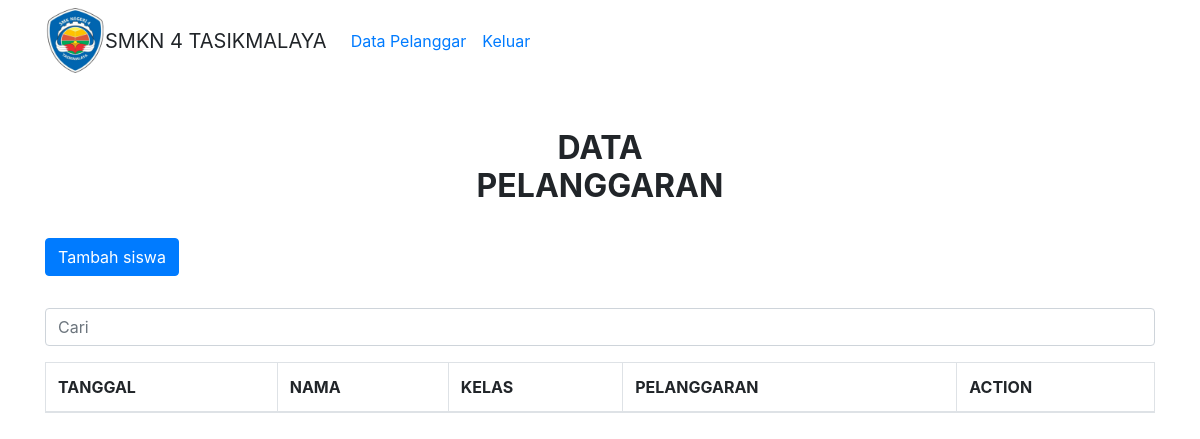
The page /pelanggar/ (signed in) on the database as committed earlier.
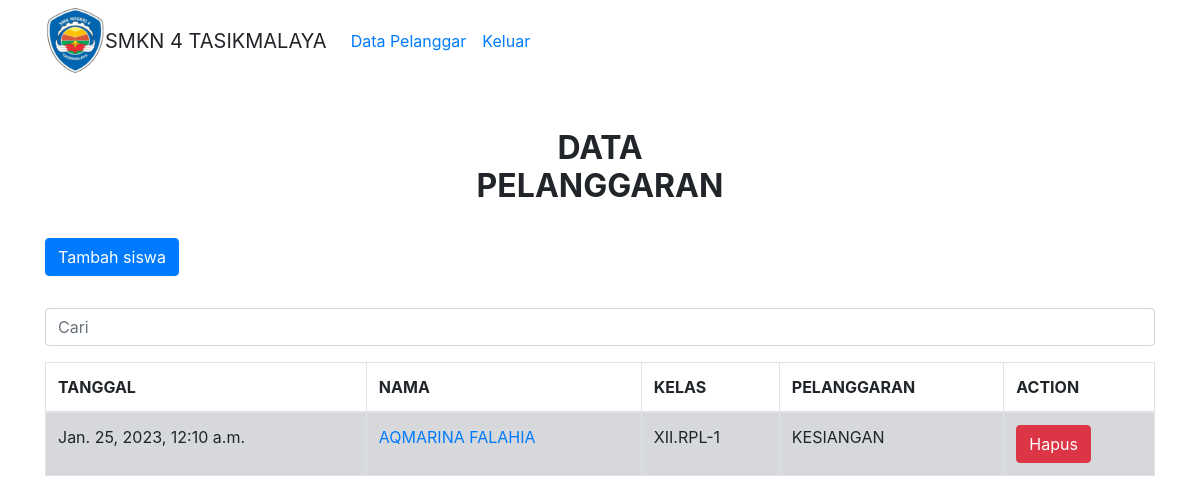
The same page on the database as committed later.
### pelanggaransiswa/models.py (models this page shows, shortened)
class Pelanggar(models.Model):
  tanggal = models.DateTimeField(auto_now=True)
  siswa = models.ForeignKey(Siswa, on_delete=models.CASCADE, null=True)
  pelanggaran = models.ForeignKey(Pelanggaran, on_delete=models.CASCADE, null=True)

class Siswa(models.Model):
  nis = models.CharField(max_length=10)
  nama = models.CharField(max_length=50)
  kelas_id = models.ForeignKey(Kelas, on_delete=models.CASCADE, null=True)
  def __str__(self):
    return self.nama

class Kelas(models.Model):
  nama = models.CharField(max_length=10)
  def __str__(self):
    return self.nama

class Pelanggaran(models.Model):
  nama = models.CharField(max_length=50)
  def __str__(self):
    return self.nama

### pelanggaransiswa/views.py (the view)
# urls.py: path('pelanggar/', pelanggar, name='pelanggar'),
@login_required(login_url=settings.LOGIN_URL)
def pelanggar(request):
    if request.POST:
        kata_kunci = request.POST['cari']
        pelanggars = Pelanggar.objects.filter(siswa__nama__contains=kata_kunci)
        konteks = {
            'pelanggars': pelanggars,
        }
    else:
        pelanggars = Pelanggar.objects.all()
        konteks = {
            'pelanggars' : pelanggars,
        }
    return render(request,'pelanggar.html', konteks)

### pelanggaransiswa/templates/pelanggar.html (shortened to what this page needs)
{% extends 'base.html' %}
{% block content %}
<nav class="navbar navbar-expand-lg">
  <div class="container">
    <img src="/static/img/logo.png" class="me-10" width="60px" height="65px">
    <a class="navbar-brand">SMKN 4 TASIKMALAYA</a>
    <div class="collapse navbar-collapse" id="navbarSupportedContent">
      <ul class="navbar-nav me-auto mb-2 mb-lg-0">
        <li class="nav-item">
          <a class="nav-link active" aria-current="page" href="/pelanggar">Data Pelanggar</a>
        </li>
        <li class="nav-item">
          <a class="nav-link active" href="/keluar">Keluar</a>
        </li>
      </ul>
    </div>
  </div>
</nav>
<br>
<br>
<center>
  <h2 class="col-sm-3"><strong>DATA PELANGGARAN</strong></h2>
</center>
<br>
  <div class="container">
    <div class="row-md-20">
      <div class="col-md-20">
        <a href="{% url 'tambah_siswa' %}" class="btn btn-primary mb-3">Tambah siswa</a><br>
        <div class="mt-3 mb-3">
          <form action="" method="post">
            <input type="search" name="cari" placeholder="Cari" class="form-control">
          </form>
        </div>
        <div class="card-body table-responsive p-0">
        <table class="table table-bordered table-striped">
          <thead>
            <tr>
              <th>TANGGAL</th>
              <th>NAMA</th>
              <th>KELAS</th>
              <th>PELANGGARAN</th>
              <th>ACTION</th>
            </tr>
          </thead>
          <tbody>
            {% for pelanggar in pelanggars %}
            <tr class="table table-secondary table-columns">
              <td>{{ pelanggar.tanggal }}</td>
              <td><a href="/pelanggar/{{ pelanggar.id }}">{{ pelanggar.siswa }}</a></td>
              <td>{{ pelanggar.siswa.kelas_id }}</td>
              <td>{{ pelanggar.pelanggaran }}</td>
              <td>
                  <button data-toggle="modal" data-target="#hapus-{{ pelanggar.id }}" class="btn btn-danger">Hapus</button>
              </td>
          </tr>
            {% endfor %}
          </tbody>
        </table>
      </div>
    </div>
  </div>
</div>
{% endblock %}

### templates/base.html (shortened to what this page needs)
{% load static %}
<!DOCTYPE html>
<html lang="en">
<head>
<link rel="stylesheet" href="{% static 'css/bootstrap.min.css' %}">
<link rel="stylesheet" href="{% static 'css/bootstrap-select.min.css' %}">
<link rel="stylesheet" href="{% static 'css/style.css'%}">
</head>
<body>
  {% block content %}
  {% endblock %}
</body>
</html>

### static/css/style.css (style rules this page uses)
body { background-color: white; }

Rows that differ between the two databases and show on the page:
added Pelanggar: tanggal "Jan. 25, 2023, 12:10 a.m.", siswa "AQMARINA FALAHIA", siswa.kelas_id "XII.RPL-1", pelanggaran "KESIANGAN"
